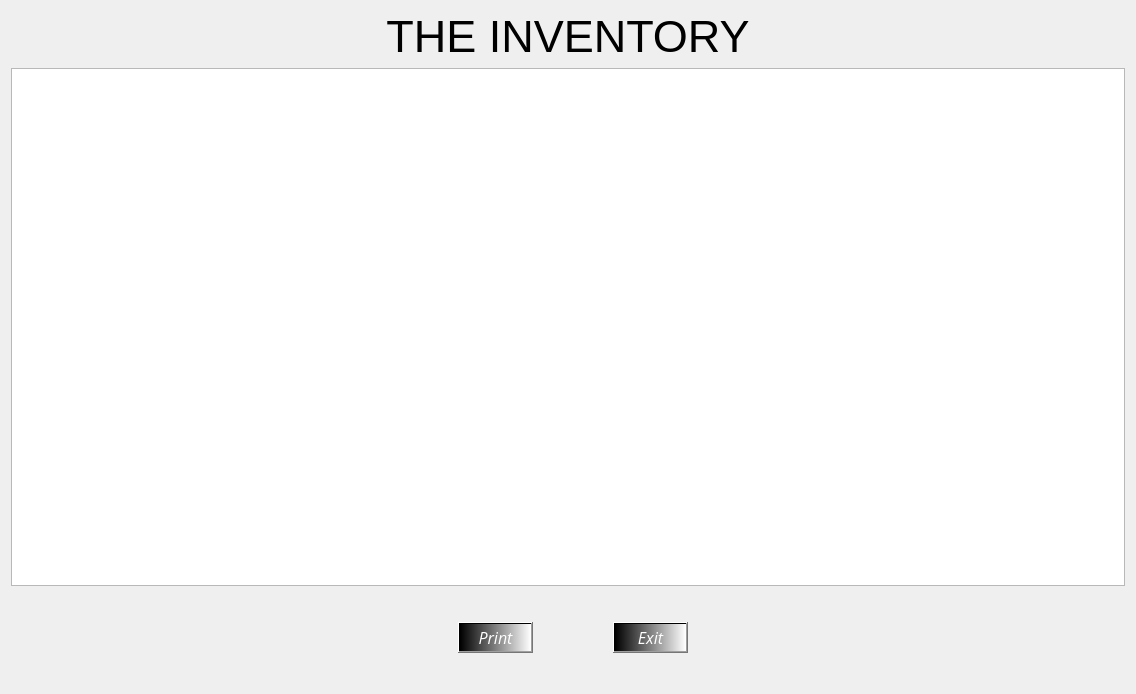
<?xml version="1.0" encoding="UTF-8"?>
<ui version="4.0">
 <class>view_items_in_the_inventory_Form</class>
 <widget class="QWidget" name="view_items_in_the_inventory_Form">
  <property name="geometry">
   <rect>
    <x>0</x>
    <y>0</y>
    <width>1136</width>
    <height>694</height>
   </rect>
  </property>
  <property name="minimumSize">
   <size>
    <width>1136</width>
    <height>694</height>
   </size>
  </property>
  <property name="maximumSize">
   <size>
    <width>1136</width>
    <height>694</height>
   </size>
  </property>
  <property name="windowTitle">
   <string>The current Inventory</string>
  </property>
  <property name="styleSheet">
   <string notr="true">Qwidget#view_items_in_the_inventory_Form {
	background-color: rgb(255, 255, 255);
}
</string>
  </property>
  <layout class="QVBoxLayout" name="verticalLayout_3">
   <item>
    <layout class="QVBoxLayout" name="verticalLayout">
     <item>
      <widget class="QLabel" name="label">
       <property name="font">
        <font>
         <pointsize>34</pointsize>
        </font>
       </property>
       <property name="text">
        <string>THE INVENTORY</string>
       </property>
       <property name="alignment">
        <set>Qt::AlignCenter</set>
       </property>
      </widget>
     </item>
    </layout>
   </item>
   <item>
    <layout class="QVBoxLayout" name="verticalLayout_2">
     <item>
      <widget class="QTableView" name="the_inventory_tableView">
       <property name="font">
        <font>
         <family>Open Sans</family>
         <pointsize>11</pointsize>
        </font>
       </property>
      </widget>
     </item>
    </layout>
   </item>
   <item>
    <layout class="QFormLayout" name="formLayout">
     <property name="fieldGrowthPolicy">
      <enum>QFormLayout::FieldsStayAtSizeHint</enum>
     </property>
     <property name="labelAlignment">
      <set>Qt::AlignCenter</set>
     </property>
     <property name="formAlignment">
      <set>Qt::AlignCenter</set>
     </property>
     <property name="horizontalSpacing">
      <number>80</number>
     </property>
     <property name="leftMargin">
      <number>10</number>
     </property>
     <property name="topMargin">
      <number>30</number>
     </property>
     <property name="rightMargin">
      <number>80</number>
     </property>
     <property name="bottomMargin">
      <number>30</number>
     </property>
     <item row="0" column="0">
      <widget class="QPushButton" name="print_pushButton">
       <property name="font">
        <font>
         <family>Open Sans</family>
         <pointsize>12</pointsize>
         <italic>true</italic>
        </font>
       </property>
       <property name="styleSheet">
        <string notr="true">QPushButton#print_pushButton {
	background-color: qlineargradient(spread:pad, x1:0, y1:0, x2:1, y2:0, stop:0 rgba(0, 0, 0, 255), stop:1 rgba(255, 255, 255, 255));
	color: rgb(255, 255, 255);
}</string>
       </property>
       <property name="text">
        <string>Print</string>
       </property>
      </widget>
     </item>
     <item row="0" column="1">
      <widget class="QPushButton" name="exit_pushButton">
       <property name="font">
        <font>
         <family>Open Sans</family>
         <pointsize>12</pointsize>
         <italic>true</italic>
        </font>
       </property>
       <property name="styleSheet">
        <string notr="true">QPushButton#exit_pushButton {
	background-color: qlineargradient(spread:pad, x1:0, y1:0, x2:1, y2:0, stop:0 rgba(0, 0, 0, 255), stop:1 rgba(255, 255, 255, 255));
	color: rgb(255, 255, 255);
}</string>
       </property>
       <property name="text">
        <string>Exit</string>
       </property>
      </widget>
     </item>
    </layout>
   </item>
  </layout>
 </widget>
 <resources/>
 <connections/>
</ui>
